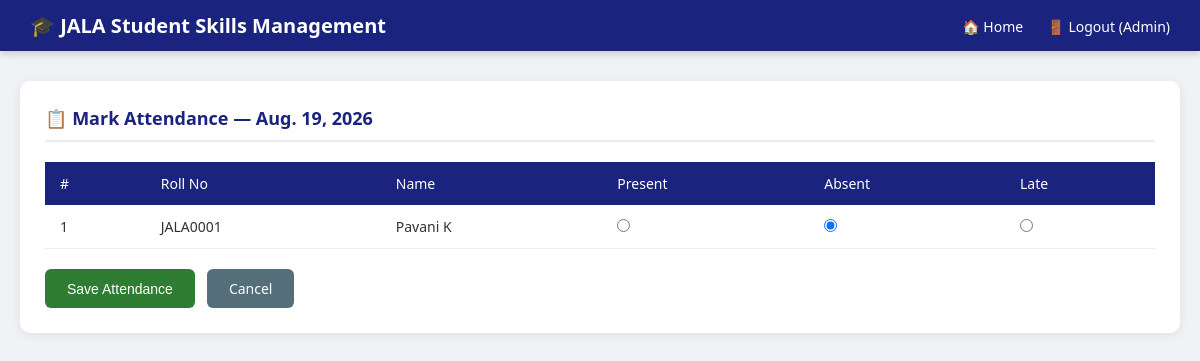
Page /attendance/ (signed in) on the committed database.
### students/models.py (models this page shows, shortened)
class Student(models.Model):
    QUALIFICATION_CHOICES = [('B.Tech','B. Tech'),('MCA','MCA'),('Graduation','Graduation'),('Post-Graduation','Post-Graduation'),('MBA','MBA'),('Others','Others')]
    GENDER_CHOICES = [('Male','Male'),('Female','Female')]
    STATUS_CHOICES = [('Active','Active'),('Inactive','Inactive')]
    roll_number = models.CharField(max_length=20, unique=True, blank=True)
    first_name = models.CharField(max_length=100)
    last_name = models.CharField(max_length=100)
    mobile_number = models.CharField(max_length=15)
    email = models.EmailField(unique=True)
    gender = models.CharField(max_length=10, choices=GENDER_CHOICES)
    dob = models.DateField()
    qualification = models.CharField(max_length=20, choices=QUALIFICATION_CHOICES)
    skill_java = models.BooleanField(default=False)
    skill_dotnet = models.BooleanField(default=False)
    skill_python = models.BooleanField(default=False)
    skill_database = models.BooleanField(default=False)
    profile_image = models.ImageField(upload_to='profiles/', blank=True, null=True)
    description = models.TextField(max_length=500, blank=True)
    status = models.CharField(max_length=10, choices=STATUS_CHOICES, default='Active')
    parent_name = models.CharField(max_length=100, blank=True)
    parent_mobile = models.CharField(max_length=15, blank=True)
    parent_email = models.EmailField(blank=True)
    address = models.TextField(blank=True)
    subjects = models.ManyToManyField(Subject, blank=True)
    user = models.OneToOneField(User, on_delete=models.SET_NULL, null=True, blank=True, related_name='student_profile')
    created_at = models.DateTimeField(auto_now_add=True)

### students/views.py (the view, shortened to what this page needs)
# urls.py: path('attendance/', views.mark_attendance, name='mark_attendance'),
@login_required(login_url='login')
def mark_attendance(request):
    if not is_teacher(request.user):
        messages.error(request, 'Access denied.'); return redirect('home')
    students = Student.objects.filter(status='Active')
    today = date.today()
    existing = Attendance.objects.filter(date=today).values_list('student_id', flat=True)
    return render(request, 'students/attendance.html', {'students': students, 'today': today, 'existing': existing})

### students/views.py (called while the page is built)
def is_admin(user): return user.is_superuser or user.groups.filter(name='Admin').exists()

def is_teacher(user): return user.groups.filter(name='Teacher').exists() or is_admin(user)

### students/templates/students/attendance.html (shortened to what this page needs)
{% extends 'students/base.html' %}
{% block content %}
<div class="card">
    <div class="card-title">📋 Mark Attendance — {{ today }}</div>
    <form method="POST">
        <div class="table-wrapper">
            <table>
                <thead><tr><th>#</th><th>Roll No</th><th>Name</th><th>Present</th><th>Absent</th><th>Late</th></tr></thead>
                <tbody>
                {% for student in students %}
                <tr>
                    <td>{{ forloop.counter }}</td>
                    <td>{{ student.roll_number }}</td>
                    <td>{{ student.first_name }} {{ student.last_name }}</td>
                    <td><input type="radio" name="attendance_{{ student.pk }}" value="Present" {% if student.pk not in existing %}checked{% endif %}></td>
                    <td><input type="radio" name="attendance_{{ student.pk }}" value="Absent" {% if student.pk in existing %}checked{% endif %}></td>
                    <td><input type="radio" name="attendance_{{ student.pk }}" value="Late"></td>
                </tr>
                {% endfor %}
                </tbody>
            </table>
        </div>
        <div style="margin-top:20px; display:flex; gap:12px;">
            <button type="submit" class="btn btn-success">Save Attendance</button>
            <a href="{% url 'home' %}" class="btn btn-secondary">Cancel</a>
        </div>
    </form>
</div>
{% endblock %}

### students/templates/students/base.html (shortened to what this page needs)
<!DOCTYPE html>
<html lang="en">
<head>
    {% load static %}
    <link rel="stylesheet" href="{% static 'css/style.css' %}">
</head>
<body>
<nav class="navbar">
    <h1>🎓 JALA Student Skills Management</h1>
    <div>
        {% if user.is_authenticated %}
        <a href="{% url 'home' %}">🏠 Home</a>
        <a href="{% url 'logout' %}">🚪 Logout ({{ user.username }})</a>
        {% else %}
        <a href="{% url 'parent_portal' %}">👨‍👩‍👧 Parent Portal</a>
        <a href="{% url 'feedback' %}">💬 Feedback</a>
        <a href="{% url 'register_student' %}">📝 Register</a>
        {% endif %}
    </div>
</nav>
<div class="container">
    {% block content %}{% endblock %}
</div>
</body>
</html>

### static/css/style.css (style rules this page uses)
* { margin: 0; padding: 0; box-sizing: border-box; }
body { font-family: 'Segoe UI', sans-serif; background: #f0f2f5; color: #333; }
.navbar { background: #1a237e; color: white; padding: 12px 30px; display: flex; justify-content: space-between; align-items: center; box-shadow: 0 2px 8px rgba(0,0,0,0.2); }
.navbar h1 { font-size: 20px; font-weight: 600; }
.navbar a { color: white; text-decoration: none; margin-left: 20px; font-size: 14px; }
.btn { padding: 10px 22px; border: none; border-radius: 6px; cursor: pointer; font-size: 14px; font-weight: 500; text-decoration: none; display: inline-block; transition: opacity 0.2s; }
.btn-success { background: #2e7d32; color: white; }
.btn-secondary { background: #546e7a; color: white; }
.container { max-width: 1200px; margin: 30px auto; padding: 0 20px; }
.card { background: white; border-radius: 10px; padding: 25px; box-shadow: 0 2px 12px rgba(0,0,0,0.08); margin-bottom: 20px; }
.card-title { font-size: 18px; font-weight: 600; color: #1a237e; margin-bottom: 20px; border-bottom: 2px solid #e8eaf6; padding-bottom: 10px; }
.table-wrapper { overflow-x: auto; }
table { width: 100%; border-collapse: collapse; font-size: 14px; }
thead { background: #1a237e; color: white; }
thead th { padding: 12px 15px; text-align: left; font-weight: 500; }
tbody tr { border-bottom: 1px solid #eee; }
tbody td { padding: 12px 15px; }

### rows in the picture
Student: roll_number "JALA0001", first_name "Pavani", last_name "K", pk "☑"

### other values in the picture
{{ user.username }} "Admin"
